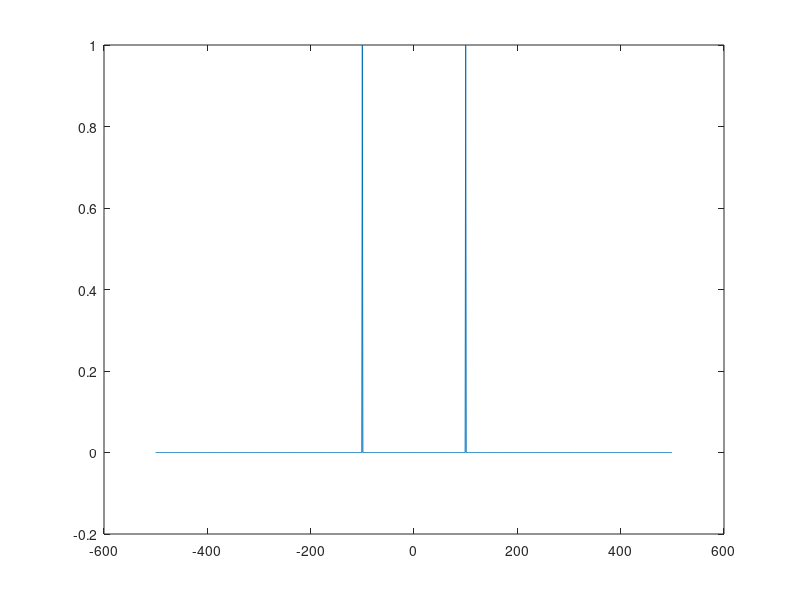

Write the MATLAB code that produced this figure.
%DCT descrete cosine transform
fc = 1000;
pc = 1/1000;
dur = 2;
t = [-dur/2: pc: dur/2-pc];
f = 100;
w = f*2*pi;
y = cos(w*t);

binSize = 1;
F = [-fc/2:binSize:fc/2-binSize];

DCT = zeros(size(F));

for k = 1:size(F, 2)
fa = F(k);
ya =cos(fa*2*pi*t);

DCT(k) = sum(y.*ya)/size(F, 2);
end

plot(F, DCT);
